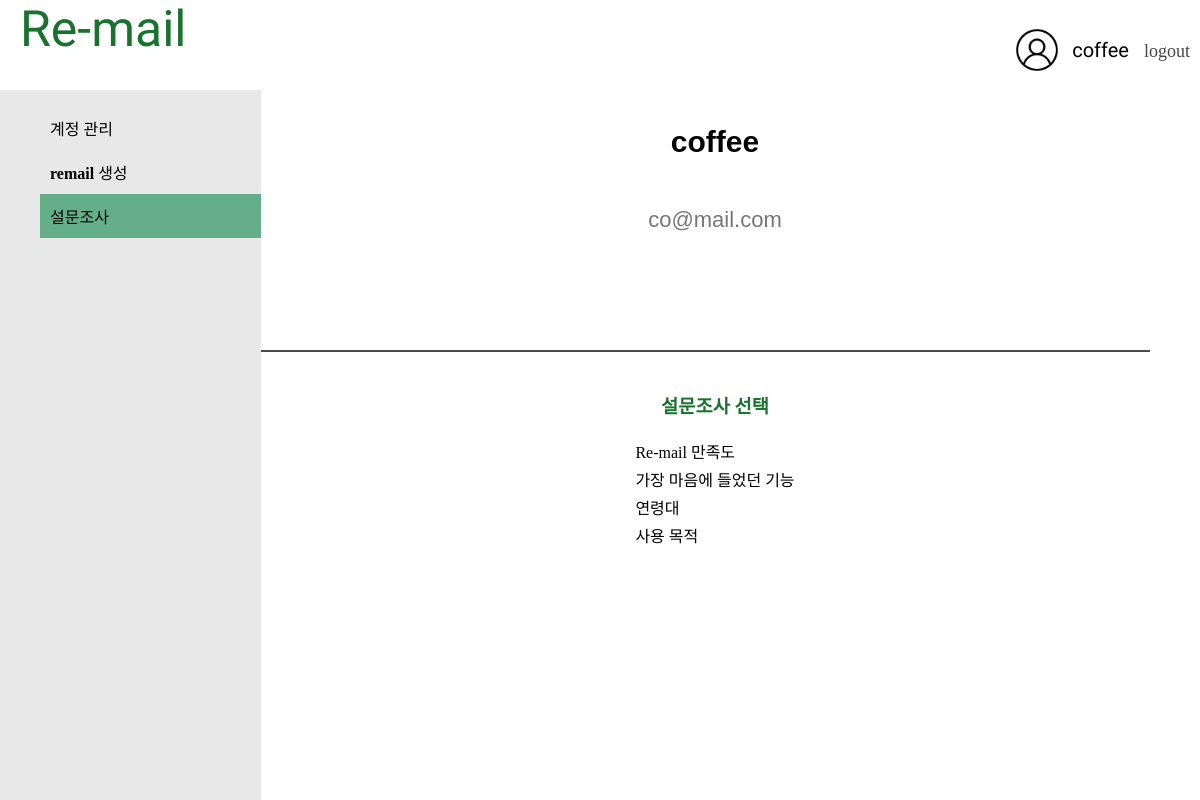
/mypage/polls/ (signed in), run on the app's committed database.
### user/models.py (models this page shows, shortened)
class User(AbstractBaseUser, PermissionsMixin):
    objects = UserManager()
    email = models.EmailField(max_length=255, unique=True, null = True, default="")
    username = models.CharField(max_length=10, null = True, default="")
    password = models.CharField(max_length=255, null = True, default="")
    is_active = models.BooleanField(default=True, null = True)
    is_admin = models.BooleanField(default=False, null = True)
    USERNAME_FIELD = 'email'
    REQUIRED_FIELDS = ['username']

### mypage/models.py (models this page shows, shortened)
class Question(models.Model):
    question_text = models.CharField(max_length=200)
    date = models.DateTimeField()

### mypage/views.py (the view)
# urls.py: path('polls/',views.polls, name='polls'),
def polls(request):
    question = Question.objects.all()
    return render(request, 'mypage/polls.html',{'question':question})

### mypage/templates/mypage/polls.html (shortened to what this page needs)
{% extends 'mypage/mypage.html' %}
{% block mypage_section %}
<nav style="float: left;">
   <ul id="table">
      <li><a href="http://127.0.0.1:8000/mypage">계정 관리</a></li>
      <li><a href="http://127.0.0.1:8000/mypage/new_address">remail 생성</a></li>
      <li><a href="http://127.0.0.1:8000/mypage/polls" style="background-color: rgb(100, 175, 138);">설문조사</a></li>
   </ul>
</nav>
<section>
   <div id="user">
      <div id="info">
         <h2>{{ request.user.username }}</h2>
         <br>
         <span>{{ request.user.email}}</span>
      </div>
   </div>
   <hr>
   <div id="poll">
      <h3><a href="http://127.0.0.1:8000/mypage/polls">설문조사 선택</a></h3>
      <table>
         {% for q in question %}
         <tr>
            <td><a href="http://127.0.0.1:8000/mypage/polls/{{q.id}}">{{q.question_text}}</a></td>
         </tr>
         {% endfor %}
      </table>
   </div>
</section>
{% endblock mypage_section %}

### mypage/templates/mypage/mypage.html (shortened to what this page needs)
<!DOCTYPE html>
{% load static %}
<html>
    <head>
      <link rel="stylesheet" href="{% static 'mypage/css/mypage.css' %}">
   </head>
    <body>
      <header id="header" class="container">
            <div id="logo" style="float: left;">
               <h1><a href="http://127.0.0.1:8000/remailbox">Re-mail</a></h1>
            </div>
            <div style="float: right;" id="header-profile" >
               <img src="{% static 'mypage/images/free-icon-profile-6522516.png' %}" style="width: 50px;"><a href="http://127.0.0.1:8000/mypage" style="margin: 0px 15px 0px 10px; text-decoration: none;">{{ request.user.username }}</a>
               <div class='button'><a href="{% url 'user:logout' %}">logout</a></div>
            </div>
      </header>
      {% block mypage_section %}{% endblock mypage_section %}
    </body>
</html>

### mypage/static/mypage/css/mypage.css (style rules this page uses)
body { font-family: 'KoPubWorldDotum'; }
a { text-decoration-line:none; text-decoration: none; text-align:left; color:black; }
header { width: 100%; display: flex; align-items: center; justify-content: space-between; position: fixed; top: 0; left: 0; right: 0; display: inline-block; height: 80px; background-color: white; }
body { padding: 0px; margin: 0px; }
.button > a { margin-right:10px; margin-left:0px; border: none; border-radius: 100px; font-size: 18px; font-style: bold; background-color: white; color : rgb(71, 71, 71); font-family: 'KoPubWorldDotum'; }
#logo { display: inline-block; height: 80px; margin: 0px; padding: 0px }
#logo h1 { padding: 0px; margin: 0px; }
#logo h1 a { margin-left:20px; font-family: Moul; font-size: 50px; font-style: normal; font-weight: 400; color: #19722D; }
#header-profile { height: 100px; display : flex; margin-left:10px; font-family: Moul; font-size: 20px; font-style: normal; font-weight: 400; color: black; align-items : center; }
#header-profile > a { color: black; }
nav { padding: 0px; margin-left: 0px; height:100%; width:261px; float: left; background: #E8E8E8; overflow: auto; position: fixed; }
section { margin-top: 90px; height:100%; margin-left : 15%; background: white; align-items : center; text-align:center; }
nav ul li { list-style: none; margin:0px; border:10px; }
#table a { text-decoration: none; padding: 10px; display: block; color: black; font-size: 16px; font-style: normal; font-weight: 550; line-height: normal; }
#poll { display:inline-block; align-items: center; text-align:center; padding-left:50px; }
#poll > table { align-items: center; text-align:left; }
#user { display:flex; align-items: center; text-align:center; padding-left:50px; justify-content: center; }
#poll h3 a { color: #19722D; }
#poll h3 a:link { color: #19722D; }
#user > div { margin:10px; border:10px; display:inline-block; font-family: 'Noto Sans KR', sans-serif; font-size: 20px; font-style: normal; line-height: normal; }
#info { display:inline; padding-bottom:20px; width: 180px; height: 200px; }
#info > span { color: #777575; text-align: center; font-family: 'Noto Sans KR', sans-serif; font-size: 22px; font-style: normal; font-weight: 400; line-height: normal; }
hr { margin:20px; margin-left:50px; margin-right:50px; border:10px; border: 1px solid #4a4a4a; }

### data on the page
User: user.username "coffee", user.email "co@mail.com"
Question: question_text "Re-mail 만족도"
Question: question_text "가장 마음에 들었던 기능"
Question: question_text "연령대"
Question: question_text "사용 목적"
